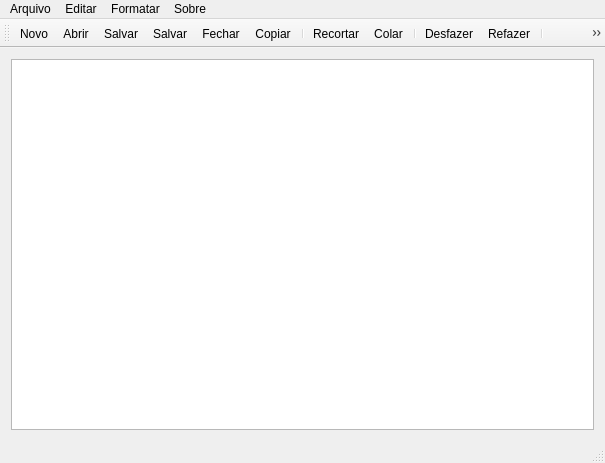
<?xml version="1.0" encoding="UTF-8"?>
<ui version="4.0">
 <class>MainWindow</class>
 <widget class="QMainWindow" name="MainWindow">
  <property name="geometry">
   <rect>
    <x>0</x>
    <y>0</y>
    <width>605</width>
    <height>463</height>
   </rect>
  </property>
  <property name="windowTitle">
   <string>MainWindow</string>
  </property>
  <widget class="QWidget" name="centralWidget">
   <layout class="QVBoxLayout" name="verticalLayout_2">
    <item>
     <widget class="QTextEdit" name="textEdit"/>
    </item>
   </layout>
  </widget>
  <widget class="QMenuBar" name="menuBar">
   <property name="geometry">
    <rect>
     <x>0</x>
     <y>0</y>
     <width>605</width>
     <height>22</height>
    </rect>
   </property>
   <widget class="QMenu" name="menuArquivo">
    <property name="title">
     <string>Arquivo</string>
    </property>
    <addaction name="actionNovo"/>
    <addaction name="actionAbrir"/>
    <addaction name="separator"/>
    <addaction name="actionSalvar_Como"/>
    <addaction name="separator"/>
    <addaction name="actionImprimir"/>
    <addaction name="separator"/>
    <addaction name="actionFechar"/>
   </widget>
   <widget class="QMenu" name="menuEditar">
    <property name="title">
     <string>Editar</string>
    </property>
    <addaction name="actionCopiar"/>
    <addaction name="actionRecortar"/>
    <addaction name="actionColar"/>
    <addaction name="separator"/>
    <addaction name="actionDesfazer"/>
    <addaction name="actionRefazer"/>
   </widget>
   <widget class="QMenu" name="menuSobre">
    <property name="title">
     <string>Sobre</string>
    </property>
    <addaction name="actionSobre"/>
   </widget>
   <widget class="QMenu" name="menuFormatar">
    <property name="title">
     <string>Formatar</string>
    </property>
    <addaction name="actionFonte"/>
    <addaction name="actionCor"/>
    <addaction name="actionCor_de_Fundo"/>
   </widget>
   <addaction name="menuArquivo"/>
   <addaction name="menuEditar"/>
   <addaction name="menuFormatar"/>
   <addaction name="menuSobre"/>
  </widget>
  <widget class="QToolBar" name="mainToolBar">
   <attribute name="toolBarArea">
    <enum>TopToolBarArea</enum>
   </attribute>
   <attribute name="toolBarBreak">
    <bool>false</bool>
   </attribute>
   <addaction name="actionNovo"/>
   <addaction name="actionAbrir"/>
   <addaction name="actionSalvar"/>
   <addaction name="actionSalvar_Como"/>
   <addaction name="actionFechar"/>
   <addaction name="actionCopiar"/>
   <addaction name="separator"/>
   <addaction name="actionRecortar"/>
   <addaction name="actionColar"/>
   <addaction name="separator"/>
   <addaction name="actionDesfazer"/>
   <addaction name="actionRefazer"/>
   <addaction name="separator"/>
   <addaction name="actionImprimir"/>
   <addaction name="separator"/>
   <addaction name="actionSobre"/>
  </widget>
  <widget class="QStatusBar" name="statusBar"/>
  <action name="actionNovo">
   <property name="icon">
    <iconset resource="resources.qrc">
     <normaloff>:/icons/icons/new.png</normaloff>:/icons/icons/new.png</iconset>
   </property>
   <property name="text">
    <string>Novo</string>
   </property>
  </action>
  <action name="actionAbrir">
   <property name="icon">
    <iconset resource="resources.qrc">
     <normaloff>:/icons/icons/open.png</normaloff>:/icons/icons/open.png</iconset>
   </property>
   <property name="text">
    <string>Abrir</string>
   </property>
  </action>
  <action name="actionSalvar">
   <property name="icon">
    <iconset resource="resources.qrc">
     <normaloff>:/icons/icons/save.png</normaloff>:/icons/icons/save.png</iconset>
   </property>
   <property name="text">
    <string>Salvar</string>
   </property>
  </action>
  <action name="actionSalvar_Como">
   <property name="icon">
    <iconset resource="resources.qrc">
     <normaloff>:/icons/icons/saveas.png</normaloff>:/icons/icons/saveas.png</iconset>
   </property>
   <property name="text">
    <string>Salvar</string>
   </property>
  </action>
  <action name="actionFechar">
   <property name="icon">
    <iconset resource="resources.qrc">
     <normaloff>:/icons/icons/close.png</normaloff>:/icons/icons/close.png</iconset>
   </property>
   <property name="text">
    <string>Fechar</string>
   </property>
  </action>
  <action name="actionCopiar">
   <property name="icon">
    <iconset resource="resources.qrc">
     <normaloff>:/icons/icons/copy.png</normaloff>:/icons/icons/copy.png</iconset>
   </property>
   <property name="text">
    <string>Copiar</string>
   </property>
  </action>
  <action name="actionRecortar">
   <property name="icon">
    <iconset resource="resources.qrc">
     <normaloff>:/icons/icons/cut.png</normaloff>:/icons/icons/cut.png</iconset>
   </property>
   <property name="text">
    <string>Recortar</string>
   </property>
  </action>
  <action name="actionColar">
   <property name="icon">
    <iconset resource="resources.qrc">
     <normaloff>:/icons/icons/paste.png</normaloff>:/icons/icons/paste.png</iconset>
   </property>
   <property name="text">
    <string>Colar</string>
   </property>
  </action>
  <action name="actionDesfazer">
   <property name="icon">
    <iconset resource="resources.qrc">
     <normaloff>:/icons/icons/undo.png</normaloff>:/icons/icons/undo.png</iconset>
   </property>
   <property name="text">
    <string>Desfazer</string>
   </property>
  </action>
  <action name="actionRefazer">
   <property name="icon">
    <iconset resource="resources.qrc">
     <normaloff>:/icons/icons/redo.png</normaloff>:/icons/icons/redo.png</iconset>
   </property>
   <property name="text">
    <string>Refazer</string>
   </property>
  </action>
  <action name="actionSobre">
   <property name="icon">
    <iconset resource="resources.qrc">
     <normaloff>:/icons/icons/about.png</normaloff>:/icons/icons/about.png</iconset>
   </property>
   <property name="text">
    <string>Sobre</string>
   </property>
  </action>
  <action name="actionFonte">
   <property name="text">
    <string>Fonte</string>
   </property>
  </action>
  <action name="actionCor">
   <property name="text">
    <string>Cor</string>
   </property>
  </action>
  <action name="actionCor_de_Fundo">
   <property name="text">
    <string>Cor de Fundo</string>
   </property>
  </action>
  <action name="actionImprimir">
   <property name="icon">
    <iconset resource="resources.qrc">
     <normaloff>:/icons/icons/print.png</normaloff>:/icons/icons/print.png</iconset>
   </property>
   <property name="text">
    <string>Imprimir</string>
   </property>
  </action>
 </widget>
 <layoutdefault spacing="6" margin="11"/>
 <resources>
  <include location="resources.qrc"/>
 </resources>
 <connections/>
</ui>
